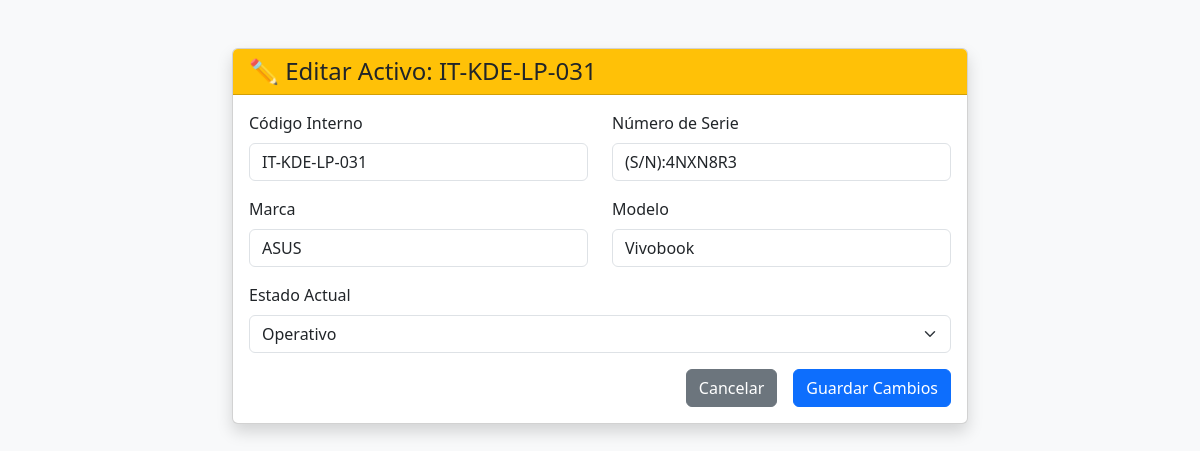
Screenshot of /views/admin/editar_activo.php?id=22 (signed in) with the database file from the repository.
### tables this page shows
CREATE TABLE `activos` (
  `id_activo` int(11) NOT NULL,
  `codigo_interno` varchar(50) NOT NULL,
  `serie` varchar(100) DEFAULT NULL,
  `marca` varchar(50) DEFAULT NULL,
  `modelo` varchar(100) DEFAULT NULL,
  `estado` enum('Operativo','Dañado','Mantenimiento','Baja') DEFAULT 'Operativo',
  `id_categoria` int(11) NOT NULL,
  `id_sede_actual` int(11) NOT NULL,
  `id_usuario_responsable` int(11) DEFAULT NULL,
  `observaciones` text DEFAULT NULL,
  `fecha_registro` timestamp NOT NULL DEFAULT current_timestamp(),
  `necesita_insumos` enum('SI','NO') DEFAULT 'NO'
);

### models/Activo.php (called while the page is built, shortened)
<?php
require_once __DIR__ . '/../config/conexion.php';
class Activo {
    private $conn;
    private $table_name = "activos";
    public function __construct() {
        $database = new Conexion();
        $this->conn = $database->getConexion();
    }
    public function obtenerPorId($id) {
        $query = "SELECT * FROM " . $this->table_name . " WHERE id_activo = ? LIMIT 0,1";
        $stmt = $this->conn->prepare($query);
        $stmt->bindParam(1, $id);
        $stmt->execute();
        return $stmt->fetch(PDO::FETCH_ASSOC);
    }
}
?>

### config/conexion.php (called while the page is built, shortened)
<?php
class Conexion {
    private $host = "localhost";
    private $db_name = "kluane_inventario";
    private $username = "root";
    private $password = "";
    public function getConexion() {
        $this->conn = null;
        try {
            $this->conn = new PDO("mysql:host=" . $this->host . ";dbname=" . $this->db_name, $this->username, $this->password);
            $this->conn->exec("set names utf8");
            $this->conn->setAttribute(PDO::ATTR_ERRMODE, PDO::ERRMODE_EXCEPTION);
        } catch(PDOException $exception) {
            echo "Error de conexión: " . $exception->getMessage();
        }
        return $this->conn;
    }
}
?>

### views/admin/editar_activo.php (the view, shortened to what this page needs)
<?php
require_once '../../models/Activo.php';
$activoModel = new Activo();
$activo = $activoModel->obtenerPorId($_GET['id']);
?>
<!DOCTYPE html>
<html lang="es">
<head>
    <link href="https://cdn.jsdelivr.net/npm/bootstrap@5.3.0/dist/css/bootstrap.min.css" rel="stylesheet">
</head>
<body class="bg-light">
    <div class="container mt-5">
        <div class="row justify-content-center">
            <div class="col-md-8">
                <div class="card shadow">
                    <div class="card-header bg-warning text-dark">
                        <h4 class="mb-0">✏️ Editar Activo: <?php echo $activo['codigo_interno']; ?></h4>
                    </div>
                    <div class="card-body">
                        <form action="../../controllers/ActivoController.php?accion=editar" method="POST">
                            <div class="row mb-3">
                                <div class="col-md-6">
                                    <label class="form-label">Código Interno</label>
                                    <input type="text" name="codigo" class="form-control" value="<?php echo $activo['codigo_interno']; ?>" required>
                                </div>
                                <div class="col-md-6">
                                    <label class="form-label">Número de Serie</label>
                                    <input type="text" name="serie" class="form-control" value="<?php echo $activo['serie']; ?>" required>
                                </div>
                            </div>
                            <div class="row mb-3">
                                <div class="col-md-6">
                                    <label class="form-label">Marca</label>
                                    <input type="text" name="marca" class="form-control" value="<?php echo $activo['marca']; ?>" required>
                                </div>
                                <div class="col-md-6">
                                    <label class="form-label">Modelo</label>
                                    <input type="text" name="modelo" class="form-control" value="<?php echo $activo['modelo']; ?>" required>
                                </div>
                            </div>
                            <div class="mb-3">
                                <label class="form-label">Estado Actual</label>
                                <select name="estado" class="form-select">
                                    <option value="Operativo" <?php if($activo['estado'] == 'Operativo') echo 'selected'; ?>>Operativo</option>
                                </select>
                            </div>
                            <div class="d-grid gap-2 d-md-flex justify-content-md-end">
                                <a href="dashboard.php" class="btn btn-secondary me-md-2">Cancelar</a>
                                <button type="submit" class="btn btn-primary">Guardar Cambios</button>
                            </div>
                        </form>
                    </div>
                </div>
            </div>
        </div>
    </div>
</body>
</html>

### rows the page displays
activos: codigo_interno "IT-KDE-LP-031", codigo "IT-KDE-LP-031", serie "(S/N):4NXN8R3", marca "ASUS", modelo "Vivobook", estado "Operativo"
